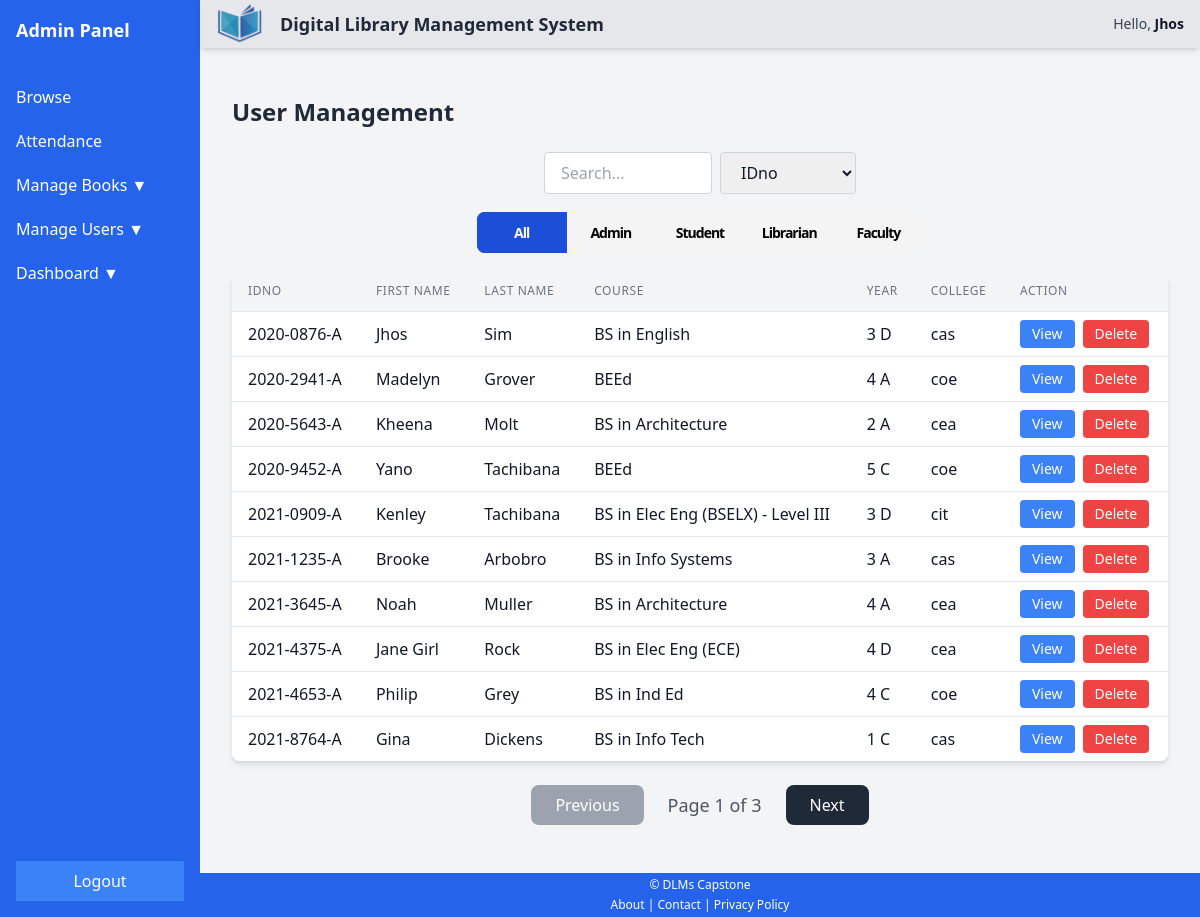
The page /dashboard/admin/BrowseUser.php (signed in) on the database its author committed.
### tables this page shows
CREATE TABLE `users_info` (
  `IDno` varchar(11) NOT NULL,
  `Fname` varchar(50) DEFAULT NULL,
  `Sname` varchar(50) DEFAULT NULL,
  `Mname` varchar(50) DEFAULT NULL,
  `Ename` varchar(50) DEFAULT NULL,
  `gender` varchar(10) DEFAULT NULL,
  `photo` varchar(255) DEFAULT NULL
);

CREATE TABLE `user_details` (
  `IDno` varchar(11) NOT NULL,
  `college` varchar(100) DEFAULT NULL,
  `course` varchar(100) DEFAULT NULL,
  `yrLVL` varchar(50) DEFAULT NULL,
  `A_LVL` varchar(11) DEFAULT NULL,
  `status` enum('active','inactive','restricted') DEFAULT NULL
);

### dashboard/config.php (called while the page is built, shortened)
<?php
$db_host = 'localhost';
$db_username = 'root';
$db_password = '';
$db_name = 'dlms';
$conn = mysqli_connect($db_host, $db_username, $db_password, $db_name);
$idno = isset($_SESSION['admin']) ? $_SESSION['admin']['IDno'] :
       (isset($_SESSION['student']) ? $_SESSION['student']['IDno'] : $_SESSION['librarian']['IDno']);
$query = "SELECT * FROM users_info WHERE IDno = ?";
$stmt = $conn->prepare($query);
$stmt->bind_param("s", $idno);
$stmt->execute();
$result = $stmt->get_result();
$userData = $result->fetch_assoc();
?>

### dashboard/admin/include/TableOfUser.php (the view, shortened to what this page needs)
<?php
  $usersQuery = "
      SELECT users_info.IDno,
          users_info.Fname,
          users_info.Sname,
          user_details.course,
          user_details.college,
          user_details.yrLVL AS year,
          user_log.U_Type
      FROM users_info
      JOIN user_details ON users_info.IDno = user_details.IDno
      JOIN user_log ON users_info.IDno = user_log.IDno
      WHERE user_log.status = 'approved'";
  $usersResult = mysqli_query($conn, $usersQuery);
?>
<div class="container mx-auto px-4 py-6">
    <h2 class="text-2xl font-semibold text-gray-800 mb-6">User Management</h2>
    <div class="flex justify-center items-center mb-4">
      <div class="flex space-x-2 w-full sm:w-1/2 lg:w-1/3 justify-center">
        <input type="text" id="searchInput" placeholder="Search..."
          class="border border-gray-300 rounded px-4 py-2 w-full">
        <select id="searchCategory" class="border border-gray-300 rounded px-4 py-2">
          <option value="IDno">IDno</option>
        </select>
      </div>
    </div>
<div class="flex justify-center items-center mb-4 space-x-6">
<div class="radio-input">
  <label>
    <span>All</span>
  </label>
  <label>
    <span>Admin</span>
  </label>
  <label>
    <span>Student</span>
  </label>
  <label>
    <span>Librarian</span>
  </label>
  <label>
    <span>Faculty</span>
  </label>
</div>
</div>
    <div class="overflow-x-auto bg-white shadow-md rounded-lg">
      <table id="usersTable" class="min-w-full divide-y divide-gray-200">
        <thead class="bg-gray-100">
          <tr>
            <th class="px-4 py-3 text-left text-xs font-medium text-gray-500 uppercase tracking-wider">IDno</th>
            <th class="px-4 py-3 text-left text-xs font-medium text-gray-500 uppercase tracking-wider">First Name</th>
            <th class="px-4 py-3 text-left text-xs font-medium text-gray-500 uppercase tracking-wider">Last Name</th>
            <th class="px-4 py-3 text-left text-xs font-medium text-gray-500 uppercase tracking-wider">Course</th>
            <th class="px-4 py-3 text-left text-xs font-medium text-gray-500 uppercase tracking-wider">Year</th>
            <th class="px-4 py-3 text-left text-xs font-medium text-gray-500 uppercase tracking-wider">College</th>
            <th class="px-4 py-3 text-left text-xs font-medium text-gray-500 uppercase tracking-wider">Action</th>
          </tr>
        </thead>
        <tbody id="tableBody" class="bg-white divide-y divide-gray-200">
          <?php while ($row = mysqli_fetch_assoc($usersResult)): ?>
          <tr class="user-row" data-user-type="<?php echo htmlspecialchars($row['U_Type']); ?>">
            <td class="px-4 py-2 whitespace-nowrap">
              <?php echo htmlspecialchars($row['IDno']); ?>
            </td>
            <td class="px-4 py-2 whitespace-nowrap">
              <?php echo htmlspecialchars($row['Fname']); ?>
            </td>
            <td class="px-4 py-2 whitespace-nowrap">
              <?php echo htmlspecialchars($row['Sname']); ?>
            </td>
            <td class="px-4 py-2 whitespace-nowrap">
              <?php echo htmlspecialchars($row['course']); ?>
            </td>
            <td class="px-4 py-2 whitespace-nowrap">
              <?php echo htmlspecialchars($row['year']); ?>
            </td>
            <td class="px-4 py-2 whitespace-nowrap">
              <?php echo htmlspecialchars($row['college']); ?>
            </td>
            <td class="px-4 py-2 whitespace-nowrap flex space-x-2">
              <a href="include/user_details.php?id=<?php echo htmlspecialchars($row['IDno']); ?>"
                class="bg-blue-500 text-white px-3 py-1 rounded text-sm">View</a>
              <button class="bg-red-500 text-white px-3 py-1 rounded text-sm"
                onclick="deleteUser('<?php echo htmlspecialchars($row['IDno']); ?>')">Delete</button>
            </td>
          </tr>
          <?php endwhile; ?>
        </tbody>
      </table>
    </div>
    <div class="pagination-controls flex justify-center items-center space-x-4 mt-6 flex-col md:flex-row md:space-x-6">
      <button id="prevBtn" onclick="prevPage()" class="btn-pagination px-6 py-2 bg-gray-800 text-white rounded-lg cursor-pointer disabled:bg-gray-400 disabled:cursor-not-allowed transition duration-300 hover:bg-gray-600" disabled>Previous</button>
      <span id="pageInfo" class="text-lg text-gray-600 font-medium">Page 1 of X</span>
      <button id="nextBtn" onclick="nextPage()" class="btn-pagination px-6 py-2 bg-gray-800 text-white rounded-lg cursor-pointer transition duration-300 hover:bg-gray-600">Next</button>
    </div>
</div>

### dashboard/admin/include/header.php
<div class="flex sticky top-0 shadow-md z-10 items-center justify-between bg-gray-200 w-full h-[3rem] shadow-md">
    <div class="flex items-center">
        <a href="#">
            <img src="../../Registration/pic/logo wu.png" alt="Logo" class="w-12 m-4">
        </a>
        <strong class="text-lg font-semibold text-gray-800">
            Digital Library Management System
        </strong>
    </div>
    <div class="flex items-center space-x-4 m-4">
        <?php if ($userData): ?>
            <span class="text-sm text-gray-700 font-medium">Hello,
                <strong class="text-gray-900"><?php echo htmlspecialchars($userData['Fname']); ?></strong>
            </span>
        <?php else: ?>
            <span class="text-sm text-gray-700 font-medium">Hello, <strong class="text-gray-900">Guest</strong></span>
        <?php endif; ?>
    </div>
</div>

### dashboard/admin/include/TableOfUser.php (style rules this page uses)
.radio-input { --container_width: 450px; position: relative; display: flex; align-items: center; border-radius: 10px; background-color: #F4F4F4; color: #000; width: var(--container_width); overflow: hidden; border: 2px solid #F4F4F4; }
.radio-input label { width: 100%; padding: 10px; cursor: pointer; display: flex; justify-content: center; align-items: center; z-index: 1; font-weight: 600; letter-spacing: -1px; font-size: 14px; color: #000; transition: all 0.3s ease; }
.radio-input label:has(input:checked) { background-color: #1D4ED8; color: #fff; }

### rows shown on the page
users_info: Fname "Jhos", IDno "2020-0876-A", Sname "Sim", user_details.course "BS in English", user_details.yrLVL "3 D", user_details.college "cas"
users_info: IDno "2020-2941-A", Fname "Madelyn", Sname "Grover", user_details.course "BEEd", user_details.yrLVL "4 A", user_details.college "coe"
users_info: IDno "2020-5643-A", Fname "Kheena", Sname "Molt", user_details.course "BS in Architecture", user_details.yrLVL "2 A", user_details.college "cea"
users_info: IDno "2020-9452-A", Fname "Yano", Sname "Tachibana", user_details.course "BEEd", user_details.yrLVL "5 C", user_details.college "coe"
users_info: IDno "2021-0909-A", Fname "Kenley", Sname "Tachibana", user_details.course "BS in Elec Eng (BSELX) - Level III", user_details.yrLVL "3 D", user_details.college "cit"
users_info: IDno "2021-1235-A", Fname "Brooke", Sname "Arbobro", user_details.course "BS in Info Systems", user_details.yrLVL "3 A", user_details.college "cas"
users_info: IDno "2021-3645-A", Fname "Noah", Sname "Muller", user_details.course "BS in Architecture", user_details.yrLVL "4 A", user_details.college "cea"
users_info: IDno "2021-4375-A", Fname "Jane Girl", Sname "Rock", user_details.course "BS in Elec Eng (ECE)", user_details.yrLVL "4 D", user_details.college "cea"
users_info: IDno "2021-4653-A", Fname "Philip", Sname "Grey", user_details.course "BS in Ind Ed", user_details.yrLVL "4 C", user_details.college "coe"
users_info: IDno "2021-8764-A", Fname "Gina", Sname "Dickens", user_details.course "BS in Info Tech", user_details.yrLVL "1 C", user_details.college "cas"
